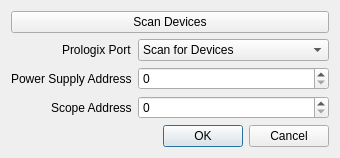
<?xml version="1.0" encoding="UTF-8"?>
<ui version="4.0">
 <class>Dialog</class>
 <widget class="QDialog" name="Dialog">
  <property name="geometry">
   <rect>
    <x>0</x>
    <y>0</y>
    <width>340</width>
    <height>152</height>
   </rect>
  </property>
  <property name="windowTitle">
   <string>Dialog</string>
  </property>
  <layout class="QGridLayout" name="gridLayout">
   <item row="0" column="0">
    <layout class="QVBoxLayout" name="verticalLayout">
     <item>
      <widget class="QPushButton" name="scan_button">
       <property name="text">
        <string>Scan Devices</string>
       </property>
      </widget>
     </item>
     <item>
      <layout class="QFormLayout" name="formLayout">
       <property name="labelAlignment">
        <set>Qt::AlignRight|Qt::AlignTrailing|Qt::AlignVCenter</set>
       </property>
       <item row="0" column="0">
        <widget class="QLabel" name="label">
         <property name="text">
          <string>Prologix Port</string>
         </property>
        </widget>
       </item>
       <item row="1" column="0">
        <widget class="QLabel" name="label_2">
         <property name="text">
          <string>Power Supply Address</string>
         </property>
        </widget>
       </item>
       <item row="2" column="0">
        <widget class="QLabel" name="label_3">
         <property name="text">
          <string>Scope Address</string>
         </property>
        </widget>
       </item>
       <item row="1" column="1">
        <widget class="QSpinBox" name="psu_addr_box"/>
       </item>
       <item row="2" column="1">
        <widget class="QSpinBox" name="scope_addr_box"/>
       </item>
       <item row="0" column="1">
        <widget class="QComboBox" name="prologix_port_box">
         <item>
          <property name="text">
           <string>Scan for Devices</string>
          </property>
         </item>
        </widget>
       </item>
      </layout>
     </item>
     <item>
      <widget class="QDialogButtonBox" name="buttonBox">
       <property name="orientation">
        <enum>Qt::Horizontal</enum>
       </property>
       <property name="standardButtons">
        <set>QDialogButtonBox::Cancel|QDialogButtonBox::Ok</set>
       </property>
      </widget>
     </item>
    </layout>
   </item>
  </layout>
 </widget>
 <resources/>
 <connections>
  <connection>
   <sender>buttonBox</sender>
   <signal>accepted()</signal>
   <receiver>Dialog</receiver>
   <slot>accept()</slot>
   <hints>
    <hint type="sourcelabel">
     <x>248</x>
     <y>254</y>
    </hint>
    <hint type="destinationlabel">
     <x>157</x>
     <y>274</y>
    </hint>
   </hints>
  </connection>
  <connection>
   <sender>buttonBox</sender>
   <signal>rejected()</signal>
   <receiver>Dialog</receiver>
   <slot>reject()</slot>
   <hints>
    <hint type="sourcelabel">
     <x>316</x>
     <y>260</y>
    </hint>
    <hint type="destinationlabel">
     <x>286</x>
     <y>274</y>
    </hint>
   </hints>
  </connection>
 </connections>
</ui>
